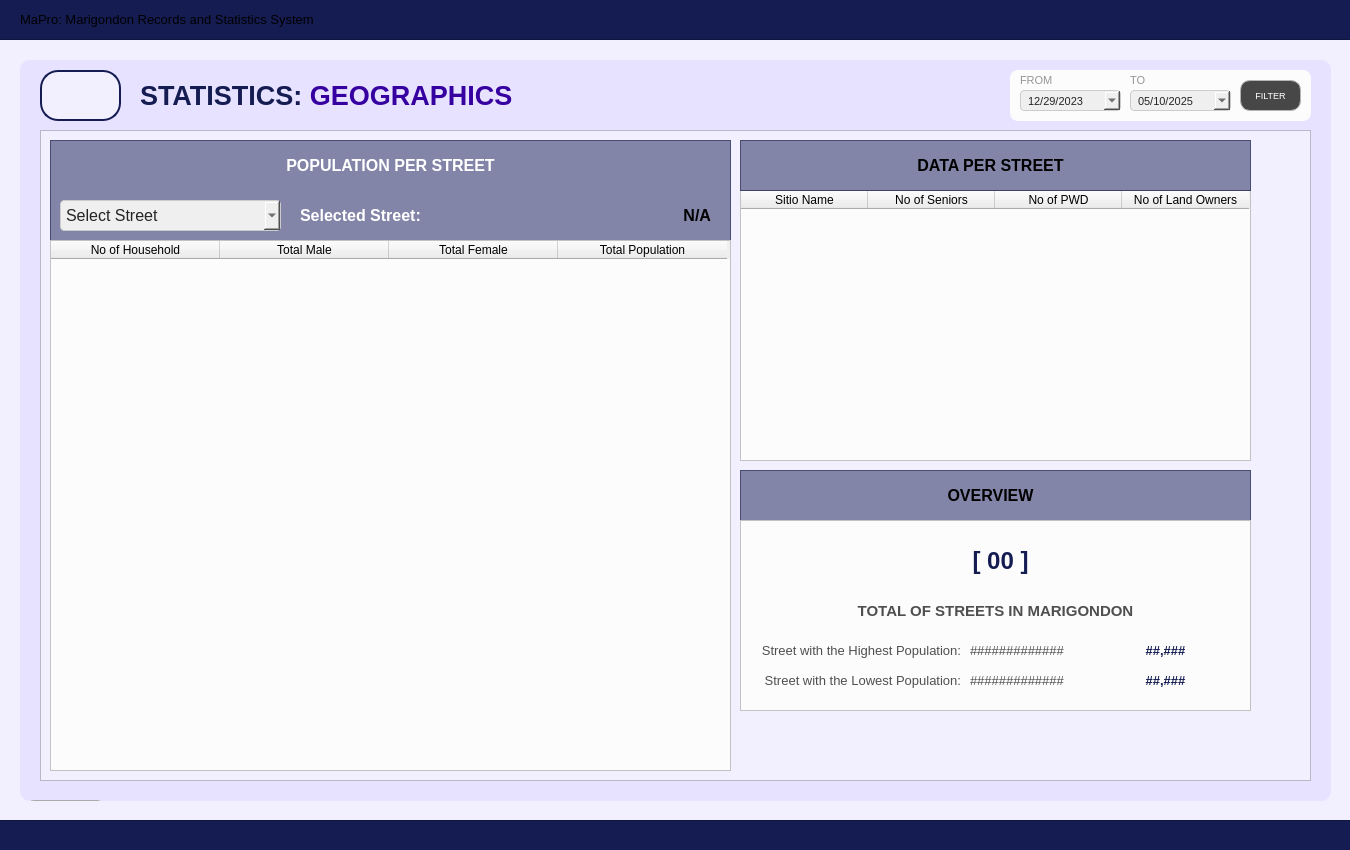
<?xml version="1.0" encoding="UTF-8"?>
<ui version="4.0">
 <class>User_dashboardWidget</class>
 <widget class="QWidget" name="User_dashboardWidget">
  <property name="geometry">
   <rect>
    <x>0</x>
    <y>0</y>
    <width>1350</width>
    <height>850</height>
   </rect>
  </property>
  <property name="sizePolicy">
   <sizepolicy hsizetype="Fixed" vsizetype="Fixed">
    <horstretch>0</horstretch>
    <verstretch>0</verstretch>
   </sizepolicy>
  </property>
  <property name="maximumSize">
   <size>
    <width>1350</width>
    <height>850</height>
   </size>
  </property>
  <property name="windowTitle">
   <string>Form</string>
  </property>
  <property name="styleSheet">
   <string notr="true">#User_dashboardWidget{
	background-color: #f2efff;
}</string>
  </property>
  <widget class="QFrame" name="border_blueLines1">
   <property name="geometry">
    <rect>
     <x>-10</x>
     <y>-1</y>
     <width>1371</width>
     <height>41</height>
    </rect>
   </property>
   <property name="styleSheet">
    <string notr="true">#border_blueLines1{
	background-color: #141c52;
}
</string>
   </property>
   <property name="frameShape">
    <enum>QFrame::Shape::StyledPanel</enum>
   </property>
   <property name="frameShadow">
    <enum>QFrame::Shadow::Raised</enum>
   </property>
   <widget class="QLabel" name="title_bodyDashboardSystemTitle">
    <property name="geometry">
     <rect>
      <x>30</x>
      <y>0</y>
      <width>1301</width>
      <height>41</height>
     </rect>
    </property>
    <property name="font">
     <font>
      <family>Arial</family>
      <pointsize>10</pointsize>
      <bold>false</bold>
     </font>
    </property>
    <property name="styleSheet">
     <string notr="true">#title_bodyDashboardSystemTitle {
	background-color: transparent;
	color: #white;
}
</string>
    </property>
    <property name="text">
     <string>MaPro: Marigondon Records and Statistics System</string>
    </property>
    <property name="alignment">
     <set>Qt::AlignmentFlag::AlignLeading|Qt::AlignmentFlag::AlignLeft|Qt::AlignmentFlag::AlignVCenter</set>
    </property>
   </widget>
  </widget>
  <widget class="QFrame" name="border_blueLines2">
   <property name="geometry">
    <rect>
     <x>-10</x>
     <y>820</y>
     <width>1381</width>
     <height>31</height>
    </rect>
   </property>
   <property name="styleSheet">
    <string notr="true">#border_blueLines2{
	background-color: #141c52;
}
</string>
   </property>
   <property name="frameShape">
    <enum>QFrame::Shape::StyledPanel</enum>
   </property>
   <property name="frameShadow">
    <enum>QFrame::Shadow::Raised</enum>
   </property>
  </widget>
  <widget class="QFrame" name="baseBodyFrame">
   <property name="geometry">
    <rect>
     <x>20</x>
     <y>60</y>
     <width>1311</width>
     <height>741</height>
    </rect>
   </property>
   <property name="styleSheet">
    <string notr="true">#baseBodyFrame {
	background-color: #e7e2ff;
	border: none;
	border-radius: 10px;
}</string>
   </property>
   <property name="frameShape">
    <enum>QFrame::Shape::StyledPanel</enum>
   </property>
   <property name="frameShadow">
    <enum>QFrame::Shadow::Raised</enum>
   </property>
   <widget class="QPushButton" name="logout_buttonLogout_3">
    <property name="geometry">
     <rect>
      <x>10</x>
      <y>740</y>
      <width>71</width>
      <height>31</height>
     </rect>
    </property>
    <property name="font">
     <font>
      <family>Arial</family>
      <pointsize>8</pointsize>
      <bold>true</bold>
     </font>
    </property>
    <property name="cursor">
     <cursorShape>PointingHandCursor</cursorShape>
    </property>
    <property name="styleSheet">
     <string notr="true">#logout_buttonLogout {
    background-color: #bc1c1c;
    color: white;
    border-radius: 5px;
    padding: 10px; /* Optional: Adjusts spacing inside the button */
}
#logout_buttonLogout:hover {
    background-color: #d82020; /* Slightly lighter blue when hovered */
}
#logout_buttonLogout:pressed {
    background-color: #8c1515; /* Darker blue when clicked */
}</string>
    </property>
    <property name="text">
     <string>LOGOUT</string>
    </property>
   </widget>
   <widget class="QLabel" name="title_bodyStatistics">
    <property name="geometry">
     <rect>
      <x>120</x>
      <y>20</y>
      <width>471</width>
      <height>31</height>
     </rect>
    </property>
    <property name="font">
     <font>
      <family>Arial</family>
      <pointsize>20</pointsize>
      <bold>true</bold>
     </font>
    </property>
    <property name="styleSheet">
     <string notr="true">#title_bodyStatistics {
	background-color: transparent;
	color: #141c52;
}
</string>
    </property>
    <property name="text">
     <string>&lt;html&gt;&lt;head/&gt;&lt;body&gt;&lt;p&gt;STATISTICS: &lt;span style=&quot; color:#3600a1;&quot;&gt;GEOGRAPHICS&lt;/span&gt;&lt;/p&gt;&lt;/body&gt;&lt;/html&gt;</string>
    </property>
   </widget>
   <widget class="QFrame" name="statistics_frameBody">
    <property name="geometry">
     <rect>
      <x>20</x>
      <y>70</y>
      <width>1271</width>
      <height>651</height>
     </rect>
    </property>
    <property name="styleSheet">
     <string notr="true">#statistics_frameBody{
	background-color: #f2efff;
}</string>
    </property>
    <property name="frameShape">
     <enum>QFrame::Shape::StyledPanel</enum>
    </property>
    <property name="frameShadow">
     <enum>QFrame::Shadow::Raised</enum>
    </property>
    <widget class="QFrame" name="table_titleFrameStatistics">
     <property name="geometry">
      <rect>
       <x>10</x>
       <y>10</y>
       <width>681</width>
       <height>101</height>
      </rect>
     </property>
     <property name="styleSheet">
      <string notr="true">#table_titleFrameStatistics{
	background-color: rgba(20, 28, 82, 128)
}
</string>
     </property>
     <property name="frameShape">
      <enum>QFrame::Shape::StyledPanel</enum>
     </property>
     <property name="frameShadow">
      <enum>QFrame::Shadow::Raised</enum>
     </property>
     <widget class="QLabel" name="statistics_labelNote">
      <property name="geometry">
       <rect>
        <x>0</x>
        <y>0</y>
        <width>681</width>
        <height>51</height>
       </rect>
      </property>
      <property name="font">
       <font>
        <family>Arial</family>
        <pointsize>12</pointsize>
        <bold>true</bold>
       </font>
      </property>
      <property name="styleSheet">
       <string notr="true">#statistics_labelNote {
	background-color: transparent;
	color: #FFFFFF;
}
</string>
      </property>
      <property name="text">
       <string>POPULATION PER STREET</string>
      </property>
      <property name="alignment">
       <set>Qt::AlignmentFlag::AlignCenter</set>
      </property>
     </widget>
     <widget class="QComboBox" name="register_citizen_comboBox_Sitio">
      <property name="geometry">
       <rect>
        <x>10</x>
        <y>60</y>
        <width>221</width>
        <height>31</height>
       </rect>
      </property>
      <property name="font">
       <font>
        <family>Arial</family>
        <pointsize>12</pointsize>
       </font>
      </property>
      <property name="styleSheet">
       <string notr="true">#register_citizen_comboBox_Sitio{
	background-color: rgb(239, 239, 239); /* Correct property name */
    color: #242424; /* Set text color to black for better contrast */
    border: 1px solid #ccc; /* Optional: Add a light border */
    padding: 5px; /* Optional: Add some padding */
    border-radius: 4px; /* Optional: Rounded corners */
}</string>
      </property>
      <property name="placeholderText">
       <string>Select Street</string>
      </property>
      <property name="duplicatesEnabled">
       <bool>false</bool>
      </property>
      <item>
       <property name="text">
        <string>None</string>
       </property>
      </item>
     </widget>
     <widget class="QLabel" name="statistics_labelNote_4">
      <property name="geometry">
       <rect>
        <x>250</x>
        <y>60</y>
        <width>171</width>
        <height>31</height>
       </rect>
      </property>
      <property name="font">
       <font>
        <family>Arial</family>
        <pointsize>12</pointsize>
        <bold>true</bold>
       </font>
      </property>
      <property name="styleSheet">
       <string notr="true">#statistics_labelNote_4 {
	background-color: transparent;
	color: #FFFFFF;
}
</string>
      </property>
      <property name="text">
       <string>Selected Street:</string>
      </property>
      <property name="alignment">
       <set>Qt::AlignmentFlag::AlignLeading|Qt::AlignmentFlag::AlignLeft|Qt::AlignmentFlag::AlignVCenter</set>
      </property>
     </widget>
     <widget class="QLabel" name="statistics_labelNote_5">
      <property name="geometry">
       <rect>
        <x>420</x>
        <y>60</y>
        <width>241</width>
        <height>31</height>
       </rect>
      </property>
      <property name="font">
       <font>
        <family>Arial</family>
        <pointsize>12</pointsize>
        <bold>true</bold>
       </font>
      </property>
      <property name="styleSheet">
       <string notr="true">#statistics_labelNote_4 {
	background-color: transparent;
	color: #FFFFFF;
}
</string>
      </property>
      <property name="text">
       <string>N/A</string>
      </property>
      <property name="alignment">
       <set>Qt::AlignmentFlag::AlignRight|Qt::AlignmentFlag::AlignTrailing|Qt::AlignmentFlag::AlignVCenter</set>
      </property>
     </widget>
    </widget>
    <widget class="QTableWidget" name="geographics_tablePopulationPerStreet">
     <property name="geometry">
      <rect>
       <x>10</x>
       <y>110</y>
       <width>681</width>
       <height>531</height>
      </rect>
     </property>
     <property name="focusPolicy">
      <enum>Qt::FocusPolicy::NoFocus</enum>
     </property>
     <property name="styleSheet">
      <string notr="true">#geographics_tablePopulationPerStreet{
	background-color: #fcfcfc;
}</string>
     </property>
     <property name="editTriggers">
      <set>QAbstractItemView::EditTrigger::NoEditTriggers</set>
     </property>
     <attribute name="horizontalHeaderDefaultSectionSize">
      <number>169</number>
     </attribute>
     <attribute name="verticalHeaderVisible">
      <bool>false</bool>
     </attribute>
     <column>
      <property name="text">
       <string>No of Household</string>
      </property>
      <property name="font">
       <font>
        <family>Arial</family>
       </font>
      </property>
      <property name="background">
       <color>
        <red>59</red>
        <green>57</green>
        <blue>100</blue>
       </color>
      </property>
     </column>
     <column>
      <property name="text">
       <string>Total Male</string>
      </property>
      <property name="font">
       <font>
        <family>Arial</family>
       </font>
      </property>
      <property name="background">
       <color>
        <red>59</red>
        <green>57</green>
        <blue>100</blue>
       </color>
      </property>
     </column>
     <column>
      <property name="text">
       <string>Total Female</string>
      </property>
      <property name="font">
       <font>
        <family>Arial</family>
       </font>
      </property>
      <property name="background">
       <color>
        <red>59</red>
        <green>57</green>
        <blue>100</blue>
       </color>
      </property>
     </column>
     <column>
      <property name="text">
       <string>Total Population</string>
      </property>
      <property name="font">
       <font>
        <family>Arial</family>
       </font>
      </property>
      <property name="background">
       <color>
        <red>59</red>
        <green>57</green>
        <blue>100</blue>
       </color>
      </property>
     </column>
    </widget>
    <widget class="QTableWidget" name="geographics_tableDataPerStreet">
     <property name="geometry">
      <rect>
       <x>700</x>
       <y>60</y>
       <width>511</width>
       <height>271</height>
      </rect>
     </property>
     <property name="focusPolicy">
      <enum>Qt::FocusPolicy::NoFocus</enum>
     </property>
     <property name="styleSheet">
      <string notr="true">#geographics_tableDataPerStreet{
	background-color: #fcfcfc;
}</string>
     </property>
     <property name="editTriggers">
      <set>QAbstractItemView::EditTrigger::EditKeyPressed</set>
     </property>
     <attribute name="horizontalHeaderDefaultSectionSize">
      <number>127</number>
     </attribute>
     <attribute name="verticalHeaderVisible">
      <bool>false</bool>
     </attribute>
     <column>
      <property name="text">
       <string>Sitio Name</string>
      </property>
      <property name="font">
       <font>
        <family>Arial</family>
       </font>
      </property>
      <property name="background">
       <color>
        <red>59</red>
        <green>57</green>
        <blue>100</blue>
       </color>
      </property>
     </column>
     <column>
      <property name="text">
       <string>No of Seniors</string>
      </property>
      <property name="font">
       <font>
        <family>Arial</family>
       </font>
      </property>
      <property name="background">
       <color>
        <red>59</red>
        <green>57</green>
        <blue>100</blue>
       </color>
      </property>
     </column>
     <column>
      <property name="text">
       <string>No of PWD</string>
      </property>
      <property name="font">
       <font>
        <family>Arial</family>
       </font>
      </property>
      <property name="background">
       <color>
        <red>59</red>
        <green>57</green>
        <blue>100</blue>
       </color>
      </property>
     </column>
     <column>
      <property name="text">
       <string>No of Land Owners</string>
      </property>
      <property name="font">
       <font>
        <family>Arial</family>
       </font>
      </property>
      <property name="background">
       <color>
        <red>59</red>
        <green>57</green>
        <blue>100</blue>
       </color>
      </property>
     </column>
    </widget>
    <widget class="QFrame" name="table_titleFrameStatistics_2">
     <property name="geometry">
      <rect>
       <x>700</x>
       <y>10</y>
       <width>511</width>
       <height>51</height>
      </rect>
     </property>
     <property name="styleSheet">
      <string notr="true">#table_titleFrameStatistics_2{
	background-color: rgba(20, 28, 82, 128)
}
</string>
     </property>
     <property name="frameShape">
      <enum>QFrame::Shape::StyledPanel</enum>
     </property>
     <property name="frameShadow">
      <enum>QFrame::Shadow::Raised</enum>
     </property>
     <widget class="QLabel" name="statistics_labelNote_2">
      <property name="geometry">
       <rect>
        <x>0</x>
        <y>0</y>
        <width>501</width>
        <height>51</height>
       </rect>
      </property>
      <property name="font">
       <font>
        <family>Arial</family>
        <pointsize>12</pointsize>
        <bold>true</bold>
       </font>
      </property>
      <property name="styleSheet">
       <string notr="true">#statistics_labelNote {
	background-color: transparent;
	color: #FFFFFF;
}
</string>
      </property>
      <property name="text">
       <string>DATA PER STREET</string>
      </property>
      <property name="alignment">
       <set>Qt::AlignmentFlag::AlignCenter</set>
      </property>
     </widget>
    </widget>
    <widget class="QFrame" name="table_titleFrameStatistics_3">
     <property name="geometry">
      <rect>
       <x>700</x>
       <y>340</y>
       <width>511</width>
       <height>51</height>
      </rect>
     </property>
     <property name="styleSheet">
      <string notr="true">#table_titleFrameStatistics_3{
	background-color: rgba(20, 28, 82, 128)
}
</string>
     </property>
     <property name="frameShape">
      <enum>QFrame::Shape::StyledPanel</enum>
     </property>
     <property name="frameShadow">
      <enum>QFrame::Shadow::Raised</enum>
     </property>
     <widget class="QLabel" name="statistics_labelNote_3">
      <property name="geometry">
       <rect>
        <x>0</x>
        <y>0</y>
        <width>501</width>
        <height>51</height>
       </rect>
      </property>
      <property name="font">
       <font>
        <family>Arial</family>
        <pointsize>12</pointsize>
        <bold>true</bold>
       </font>
      </property>
      <property name="styleSheet">
       <string notr="true">#statistics_labelNote {
	background-color: transparent;
	color: #FFFFFF;
}
</string>
      </property>
      <property name="text">
       <string>OVERVIEW</string>
      </property>
      <property name="alignment">
       <set>Qt::AlignmentFlag::AlignCenter</set>
      </property>
     </widget>
    </widget>
    <widget class="QFrame" name="frame2">
     <property name="geometry">
      <rect>
       <x>700</x>
       <y>390</y>
       <width>511</width>
       <height>191</height>
      </rect>
     </property>
     <property name="styleSheet">
      <string notr="true">#frame2{
	background-color: #fcfcfc;
}</string>
     </property>
     <property name="frameShape">
      <enum>QFrame::Shape::StyledPanel</enum>
     </property>
     <property name="frameShadow">
      <enum>QFrame::Shadow::Raised</enum>
     </property>
     <widget class="QLabel" name="geo_totalstreets">
      <property name="geometry">
       <rect>
        <x>180</x>
        <y>20</y>
        <width>161</width>
        <height>41</height>
       </rect>
      </property>
      <property name="font">
       <font>
        <family>Arial</family>
        <pointsize>18</pointsize>
        <bold>true</bold>
       </font>
      </property>
      <property name="styleSheet">
       <string notr="true">#geo_totalstreets {
	background-color: transparent;
	color: rgb(20, 28, 82);
}
</string>
      </property>
      <property name="text">
       <string>[ 00 ]</string>
      </property>
      <property name="alignment">
       <set>Qt::AlignmentFlag::AlignCenter</set>
      </property>
     </widget>
     <widget class="QLabel" name="geo_labelhighestpopu">
      <property name="geometry">
       <rect>
        <x>20</x>
        <y>120</y>
        <width>201</width>
        <height>21</height>
       </rect>
      </property>
      <property name="font">
       <font>
        <family>Arial</family>
        <pointsize>10</pointsize>
        <bold>false</bold>
       </font>
      </property>
      <property name="styleSheet">
       <string notr="true">#geo_labelhighestpopu {
	background-color: transparent;
	color: #4f4f4f;
}
</string>
      </property>
      <property name="text">
       <string>Street with the Highest Population:</string>
      </property>
      <property name="alignment">
       <set>Qt::AlignmentFlag::AlignRight|Qt::AlignmentFlag::AlignTrailing|Qt::AlignmentFlag::AlignVCenter</set>
      </property>
     </widget>
     <widget class="QLabel" name="geo_labeltotalstreets">
      <property name="geometry">
       <rect>
        <x>0</x>
        <y>80</y>
        <width>511</width>
        <height>21</height>
       </rect>
      </property>
      <property name="font">
       <font>
        <family>Arial</family>
        <pointsize>11</pointsize>
        <bold>true</bold>
       </font>
      </property>
      <property name="styleSheet">
       <string notr="true">#geo_labeltotalstreets {
	background-color: transparent;
	color: #4f4f4f;
}
</string>
      </property>
      <property name="text">
       <string>TOTAL OF STREETS IN MARIGONDON</string>
      </property>
      <property name="alignment">
       <set>Qt::AlignmentFlag::AlignCenter</set>
      </property>
     </widget>
     <widget class="QLabel" name="geo_sitioname_highest">
      <property name="geometry">
       <rect>
        <x>230</x>
        <y>120</y>
        <width>121</width>
        <height>21</height>
       </rect>
      </property>
      <property name="font">
       <font>
        <family>Arial</family>
        <pointsize>10</pointsize>
        <bold>false</bold>
       </font>
      </property>
      <property name="styleSheet">
       <string notr="true">#geo_sitioname_highest {
	background-color: transparent;
	color: #4f4f4f;
}
</string>
      </property>
      <property name="text">
       <string>#############</string>
      </property>
      <property name="alignment">
       <set>Qt::AlignmentFlag::AlignLeading|Qt::AlignmentFlag::AlignLeft|Qt::AlignmentFlag::AlignVCenter</set>
      </property>
     </widget>
     <widget class="QLabel" name="geo_sitioname_highest_number">
      <property name="geometry">
       <rect>
        <x>360</x>
        <y>120</y>
        <width>131</width>
        <height>21</height>
       </rect>
      </property>
      <property name="font">
       <font>
        <family>Arial</family>
        <pointsize>10</pointsize>
        <bold>true</bold>
       </font>
      </property>
      <property name="styleSheet">
       <string notr="true">#geo_sitioname_highest_number {
	background-color: transparent;
	color: rgb(20, 28, 82);
}
</string>
      </property>
      <property name="text">
       <string>##,###</string>
      </property>
      <property name="alignment">
       <set>Qt::AlignmentFlag::AlignCenter</set>
      </property>
     </widget>
     <widget class="QLabel" name="geo_labellowestpopu">
      <property name="geometry">
       <rect>
        <x>20</x>
        <y>150</y>
        <width>201</width>
        <height>21</height>
       </rect>
      </property>
      <property name="font">
       <font>
        <family>Arial</family>
        <pointsize>10</pointsize>
        <bold>false</bold>
       </font>
      </property>
      <property name="styleSheet">
       <string notr="true">#geo_labellowestpopu {
	background-color: transparent;
	color: #4f4f4f;
}
</string>
      </property>
      <property name="text">
       <string>Street with the Lowest Population:</string>
      </property>
      <property name="alignment">
       <set>Qt::AlignmentFlag::AlignRight|Qt::AlignmentFlag::AlignTrailing|Qt::AlignmentFlag::AlignVCenter</set>
      </property>
     </widget>
     <widget class="QLabel" name="geo_sitioname_lowest">
      <property name="geometry">
       <rect>
        <x>230</x>
        <y>150</y>
        <width>121</width>
        <height>21</height>
       </rect>
      </property>
      <property name="font">
       <font>
        <family>Arial</family>
        <pointsize>10</pointsize>
        <bold>false</bold>
       </font>
      </property>
      <property name="styleSheet">
       <string notr="true">#geo_sitioname_lowest {
	background-color: transparent;
	color: #4f4f4f;
}
</string>
      </property>
      <property name="text">
       <string>#############</string>
      </property>
      <property name="alignment">
       <set>Qt::AlignmentFlag::AlignLeading|Qt::AlignmentFlag::AlignLeft|Qt::AlignmentFlag::AlignVCenter</set>
      </property>
     </widget>
     <widget class="QLabel" name="geo_sitioname_lowest_number">
      <property name="geometry">
       <rect>
        <x>360</x>
        <y>150</y>
        <width>131</width>
        <height>21</height>
       </rect>
      </property>
      <property name="font">
       <font>
        <family>Arial</family>
        <pointsize>10</pointsize>
        <bold>true</bold>
       </font>
      </property>
      <property name="styleSheet">
       <string notr="true">#geo_sitioname_lowest_number {
	background-color: transparent;
	color: rgb(20, 28, 82);
}
</string>
      </property>
      <property name="text">
       <string>##,###</string>
      </property>
      <property name="alignment">
       <set>Qt::AlignmentFlag::AlignCenter</set>
      </property>
     </widget>
     <widget class="QLabel" name="geo_sitioname_lowest_2">
      <property name="geometry">
       <rect>
        <x>650</x>
        <y>170</y>
        <width>121</width>
        <height>21</height>
       </rect>
      </property>
      <property name="font">
       <font>
        <family>Arial</family>
        <pointsize>10</pointsize>
        <bold>false</bold>
       </font>
      </property>
      <property name="styleSheet">
       <string notr="true">#geo_sitioname_lowest {
	background-color: transparent;
	color: #4f4f4f;
}
</string>
      </property>
      <property name="text">
       <string>#############</string>
      </property>
      <property name="alignment">
       <set>Qt::AlignmentFlag::AlignLeading|Qt::AlignmentFlag::AlignLeft|Qt::AlignmentFlag::AlignVCenter</set>
      </property>
     </widget>
     <widget class="QLabel" name="geo_sitioname_lowest_number_2">
      <property name="geometry">
       <rect>
        <x>780</x>
        <y>170</y>
        <width>131</width>
        <height>21</height>
       </rect>
      </property>
      <property name="font">
       <font>
        <family>Arial</family>
        <pointsize>10</pointsize>
        <bold>true</bold>
       </font>
      </property>
      <property name="styleSheet">
       <string notr="true">#geo_sitioname_lowest_number {
	background-color: transparent;
	color: rgb(20, 28, 82);
}
</string>
      </property>
      <property name="text">
       <string>##,###</string>
      </property>
      <property name="alignment">
       <set>Qt::AlignmentFlag::AlignCenter</set>
      </property>
     </widget>
    </widget>
   </widget>
   <widget class="QToolButton" name="btn_returnToStatisticsPage">
    <property name="geometry">
     <rect>
      <x>20</x>
      <y>10</y>
      <width>81</width>
      <height>51</height>
     </rect>
    </property>
    <property name="styleSheet">
     <string notr="true">#btn_returnToStatisticsPage {
    background-color: #f2efff;
    color: #141c52;
	border: 2px solid #141c52; 
	border-radius: 18px;
	text-align: left;
    padding: 10px; /* Optional: Adjusts spacing inside the button */
}
#btn_returnToStatisticsPage:hover {
    background-color: #fdfdff; /* Slightly lighter blue when hovered */
}
#btn_returnToStatisticsPage:pressed {
    background-color: #e7e5f4; /* Darker blue when clicked */
}

</string>
    </property>
    <property name="text">
     <string/>
    </property>
    <property name="icon">
     <iconset>
      <normaloff>../../../Assets/FuncIcons/img_return.png</normaloff>../../../Assets/FuncIcons/img_return.png</iconset>
    </property>
    <property name="iconSize">
     <size>
      <width>25</width>
      <height>25</height>
     </size>
    </property>
   </widget>
   <widget class="QFrame" name="demo_frameOthers_3">
    <property name="geometry">
     <rect>
      <x>990</x>
      <y>10</y>
      <width>301</width>
      <height>51</height>
     </rect>
    </property>
    <property name="styleSheet">
     <string notr="true">#demo_frameOthers_3 {
  background-color: #fcfcfc;
  border-radius: 8px; /* Adjust the pixel value to control the roundness */
}</string>
    </property>
    <property name="frameShape">
     <enum>QFrame::Shape::StyledPanel</enum>
    </property>
    <property name="frameShadow">
     <enum>QFrame::Shadow::Raised</enum>
    </property>
    <widget class="QLabel" name="label_total_indppl_2">
     <property name="geometry">
      <rect>
       <x>20</x>
       <y>100</y>
       <width>231</width>
       <height>21</height>
      </rect>
     </property>
     <property name="font">
      <font>
       <family>Arial</family>
       <pointsize>11</pointsize>
       <bold>true</bold>
      </font>
     </property>
     <property name="styleSheet">
      <string notr="true">#label_total_indppl {
	background-color: transparent;
	color: #4f4f4f;
}
</string>
     </property>
     <property name="text">
      <string/>
     </property>
     <property name="alignment">
      <set>Qt::AlignmentFlag::AlignLeading|Qt::AlignmentFlag::AlignLeft|Qt::AlignmentFlag::AlignVCenter</set>
     </property>
    </widget>
    <widget class="QPushButton" name="filter_stat_date_button">
     <property name="geometry">
      <rect>
       <x>230</x>
       <y>10</y>
       <width>61</width>
       <height>31</height>
      </rect>
     </property>
     <property name="font">
      <font>
       <family>Arial</family>
       <pointsize>7</pointsize>
      </font>
     </property>
     <property name="cursor">
      <cursorShape>PointingHandCursor</cursorShape>
     </property>
     <property name="focusPolicy">
      <enum>Qt::FocusPolicy::NoFocus</enum>
     </property>
     <property name="styleSheet">
      <string notr="true">#filter_stat_date_button {

background-color: #474747;

color: white;

border: 1px solid #b5b5b5;

border-radius: 10px;

padding: 10px;

}



#filter_stat_date_button:hover {

background-color: #636363;

color: white;

}



#filter_stat_date_button:pressed {

background-color: #bfbfbf;

color: white;

}</string>
     </property>
     <property name="text">
      <string>FILTER</string>
     </property>
     <property name="icon">
      <iconset>
       <normaloff>../../../Assets/FuncIcons/icon_filter.svg</normaloff>../../../Assets/FuncIcons/icon_filter.svg</iconset>
     </property>
     <property name="iconSize">
      <size>
       <width>18</width>
       <height>18</height>
      </size>
     </property>
    </widget>
    <widget class="QDateEdit" name="filter_date_min">
     <property name="geometry">
      <rect>
       <x>10</x>
       <y>20</y>
       <width>101</width>
       <height>21</height>
      </rect>
     </property>
     <property name="font">
      <font>
       <family>Arial</family>
       <pointsize>8</pointsize>
      </font>
     </property>
     <property name="styleSheet">
      <string notr="true">#filter_date_min {
    background-color: rgb(239, 239, 239);
    color: #242424;
    border: 1px solid #ccc;
    padding: 5px;
    border-radius: 4px;
    font-size: 0.8em; /* Example: 80% of the parent's font size */
}</string>
     </property>
     <property name="dateTime">
      <datetime>
       <hour>0</hour>
       <minute>0</minute>
       <second>0</second>
       <year>2023</year>
       <month>12</month>
       <day>29</day>
      </datetime>
     </property>
     <property name="displayFormat">
      <string>MM/dd/yyyy</string>
     </property>
     <property name="calendarPopup">
      <bool>true</bool>
     </property>
     <property name="currentSectionIndex">
      <number>0</number>
     </property>
     <property name="timeSpec">
      <enum>Qt::TimeSpec::UTC</enum>
     </property>
    </widget>
    <widget class="QDateEdit" name="filter_date_max">
     <property name="geometry">
      <rect>
       <x>120</x>
       <y>20</y>
       <width>101</width>
       <height>21</height>
      </rect>
     </property>
     <property name="font">
      <font>
       <family>Arial</family>
       <pointsize>8</pointsize>
      </font>
     </property>
     <property name="styleSheet">
      <string notr="true">#filter_date_max {
    background-color: rgb(239, 239, 239);
    color: #242424;
    border: 1px solid #ccc;
    padding: 5px;
    border-radius: 4px;
    font-size: 0.8em; /* Example: 80% of the parent's font size */
}</string>
     </property>
     <property name="dateTime">
      <datetime>
       <hour>0</hour>
       <minute>0</minute>
       <second>0</second>
       <year>2025</year>
       <month>5</month>
       <day>10</day>
      </datetime>
     </property>
     <property name="displayFormat">
      <string>MM/dd/yyyy</string>
     </property>
     <property name="calendarPopup">
      <bool>true</bool>
     </property>
     <property name="currentSectionIndex">
      <number>0</number>
     </property>
     <property name="timeSpec">
      <enum>Qt::TimeSpec::UTC</enum>
     </property>
    </widget>
    <widget class="QLabel" name="label_from">
     <property name="geometry">
      <rect>
       <x>10</x>
       <y>1</y>
       <width>101</width>
       <height>20</height>
      </rect>
     </property>
     <property name="font">
      <font>
       <family>Arial</family>
       <pointsize>8</pointsize>
      </font>
     </property>
     <property name="styleSheet">
      <string notr="true">#label_from{
	color: #969696;
}</string>
     </property>
     <property name="text">
      <string>&lt;html&gt;&lt;head/&gt;&lt;body&gt;&lt;p&gt;FROM&lt;/p&gt;&lt;/body&gt;&lt;/html&gt;</string>
     </property>
     <property name="alignment">
      <set>Qt::AlignmentFlag::AlignLeading|Qt::AlignmentFlag::AlignLeft|Qt::AlignmentFlag::AlignVCenter</set>
     </property>
    </widget>
    <widget class="QLabel" name="label_to">
     <property name="geometry">
      <rect>
       <x>120</x>
       <y>1</y>
       <width>101</width>
       <height>20</height>
      </rect>
     </property>
     <property name="font">
      <font>
       <family>Arial</family>
       <pointsize>8</pointsize>
      </font>
     </property>
     <property name="styleSheet">
      <string notr="true">#label_to{
	color: #969696;
}</string>
     </property>
     <property name="text">
      <string>&lt;html&gt;&lt;head/&gt;&lt;body&gt;&lt;p&gt;TO&lt;/p&gt;&lt;/body&gt;&lt;/html&gt;</string>
     </property>
     <property name="alignment">
      <set>Qt::AlignmentFlag::AlignLeading|Qt::AlignmentFlag::AlignLeft|Qt::AlignmentFlag::AlignVCenter</set>
     </property>
    </widget>
   </widget>
  </widget>
 </widget>
 <resources/>
 <connections/>
</ui>
